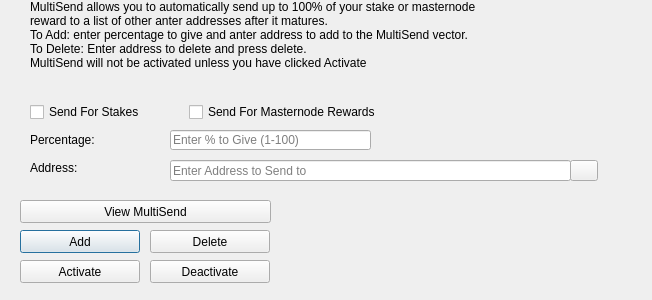
<?xml version="1.0" encoding="UTF-8"?>
<ui version="4.0">
 <class>MultiSendDialog</class>
 <widget class="QDialog" name="MultiSendDialog">
  <property name="windowModality">
   <enum>Qt::NonModal</enum>
  </property>
  <property name="geometry">
   <rect>
    <x>0</x>
    <y>0</y>
    <width>652</width>
    <height>300</height>
   </rect>
  </property>
  <property name="windowTitle">
   <string>MultiSend</string>
  </property>
  <widget class="QLineEdit" name="multiSendPercentEdit">
   <property name="geometry">
    <rect>
     <x>170</x>
     <y>130</y>
     <width>201</width>
     <height>20</height>
    </rect>
   </property>
   <property name="toolTip">
    <string>Enter whole numbers 1 - 100</string>
   </property>
   <property name="placeholderText">
    <string>Enter % to Give (1-100)</string>
   </property>
  </widget>
  <widget class="QLineEdit" name="multiSendAddressEdit">
   <property name="geometry">
    <rect>
     <x>170</x>
     <y>160</y>
     <width>401</width>
     <height>21</height>
    </rect>
   </property>
   <property name="toolTip">
    <string/>
   </property>
   <property name="placeholderText">
    <string>Enter Address to Send to</string>
   </property>
  </widget>
  <widget class="QLabel" name="label_2">
   <property name="geometry">
    <rect>
     <x>30</x>
     <y>0</y>
     <width>451</width>
     <height>121</height>
    </rect>
   </property>
   <property name="lineWidth">
    <number>1</number>
   </property>
   <property name="text">
    <string>MultiSend allows you to automatically send up to 100% of your stake or masternode reward to a list of other anter addresses after it matures.
To Add: enter percentage to give and anter address to add to the MultiSend vector.
To Delete: Enter address to delete and press delete.
MultiSend will not be activated unless you have clicked Activate</string>
   </property>
   <property name="alignment">
    <set>Qt::AlignLeading|Qt::AlignLeft|Qt::AlignTop</set>
   </property>
   <property name="wordWrap">
    <bool>true</bool>
   </property>
  </widget>
  <widget class="QLabel" name="message">
   <property name="geometry">
    <rect>
     <x>290</x>
     <y>200</y>
     <width>351</width>
     <height>91</height>
    </rect>
   </property>
   <property name="text">
    <string/>
   </property>
  </widget>
  <widget class="QPushButton" name="addButton">
   <property name="geometry">
    <rect>
     <x>20</x>
     <y>230</y>
     <width>120</width>
     <height>23</height>
    </rect>
   </property>
   <property name="toolTip">
    <string/>
   </property>
   <property name="statusTip">
    <string>Add to MultiSend Vector</string>
   </property>
   <property name="text">
    <string>Add</string>
   </property>
  </widget>
  <widget class="QPushButton" name="disableButton">
   <property name="geometry">
    <rect>
     <x>150</x>
     <y>260</y>
     <width>120</width>
     <height>23</height>
    </rect>
   </property>
   <property name="statusTip">
    <string>Deactivate MultiSend</string>
   </property>
   <property name="text">
    <string>Deactivate</string>
   </property>
  </widget>
  <widget class="QPushButton" name="addressBookButton">
   <property name="geometry">
    <rect>
     <x>570</x>
     <y>160</y>
     <width>28</width>
     <height>21</height>
    </rect>
   </property>
   <property name="toolTip">
    <string>Choose an address from the address book</string>
   </property>
   <property name="text">
    <string/>
   </property>
   <property name="icon">
    <iconset resource="../anter.qrc">
     <normaloff>:/icons/address-book</normaloff>:/icons/address-book</iconset>
   </property>
   <property name="shortcut">
    <string>Alt+A</string>
   </property>
   <property name="autoDefault">
    <bool>false</bool>
   </property>
  </widget>
  <widget class="QLabel" name="label">
   <property name="geometry">
    <rect>
     <x>30</x>
     <y>130</y>
     <width>121</width>
     <height>20</height>
    </rect>
   </property>
   <property name="toolTip">
    <string>Percentage of stake to send</string>
   </property>
   <property name="text">
    <string>Percentage:</string>
   </property>
  </widget>
  <widget class="QLabel" name="label_5">
   <property name="geometry">
    <rect>
     <x>30</x>
     <y>160</y>
     <width>111</width>
     <height>16</height>
    </rect>
   </property>
   <property name="toolTip">
    <string>Address to send portion of stake to</string>
   </property>
   <property name="text">
    <string>Address:</string>
   </property>
  </widget>
  <widget class="QPushButton" name="deleteButton">
   <property name="geometry">
    <rect>
     <x>150</x>
     <y>230</y>
     <width>120</width>
     <height>23</height>
    </rect>
   </property>
   <property name="toolTip">
    <string/>
   </property>
   <property name="statusTip">
    <string>Delete Address From MultiSend Vector</string>
   </property>
   <property name="text">
    <string>Delete</string>
   </property>
  </widget>
  <widget class="QPushButton" name="activateButton">
   <property name="geometry">
    <rect>
     <x>20</x>
     <y>260</y>
     <width>120</width>
     <height>23</height>
    </rect>
   </property>
   <property name="statusTip">
    <string>Activate MultiSend</string>
   </property>
   <property name="text">
    <string>Activate</string>
   </property>
  </widget>
  <widget class="QPushButton" name="viewButton">
   <property name="geometry">
    <rect>
     <x>20</x>
     <y>200</y>
     <width>251</width>
     <height>23</height>
    </rect>
   </property>
   <property name="toolTip">
    <string/>
   </property>
   <property name="statusTip">
    <string>View MultiSend Vector</string>
   </property>
   <property name="text">
    <string>View MultiSend</string>
   </property>
  </widget>
  <widget class="QWidget" name="horizontalLayoutWidget">
   <property name="geometry">
    <rect>
     <x>30</x>
     <y>100</y>
     <width>351</width>
     <height>24</height>
    </rect>
   </property>
   <layout class="QHBoxLayout" name="horizontalLayout">
    <item>
     <widget class="QCheckBox" name="multiSendStakeCheckBox">
      <property name="text">
       <string>Send For Stakes</string>
      </property>
     </widget>
    </item>
    <item>
     <widget class="QCheckBox" name="multiSendMasternodeCheckBox">
      <property name="text">
       <string>Send For Masternode Rewards</string>
      </property>
     </widget>
    </item>
   </layout>
  </widget>
 </widget>
 <resources>
  <include location="../anter.qrc"/>
 </resources>
 <connections/>
</ui>
